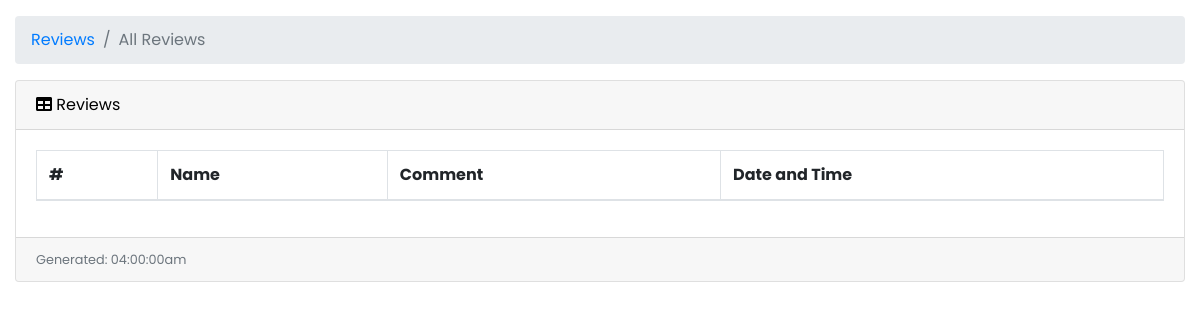
The page /user/reviews.php (signed in) on the database as committed earlier.
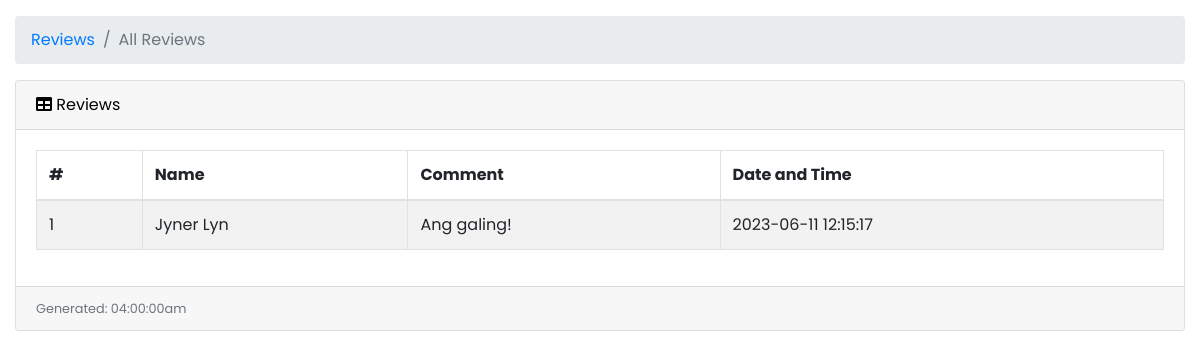
The same page on the database as committed later.
### tables this page shows
CREATE TABLE `route` (
  `route_id` int(11) NOT NULL,
  `car_id` int(11) NOT NULL,
  `pickup_loc` varchar(255) NOT NULL,
  `dropoff_loc` varchar(255) NOT NULL,
  `departure` datetime NOT NULL DEFAULT current_timestamp(),
  `est_arrival_time` time NOT NULL,
  `route_status` varchar(15) NOT NULL,
  `cancellation_reason` varchar(255) DEFAULT NULL,
  `created_at` timestamp NOT NULL DEFAULT current_timestamp(),
  `updated_at` timestamp NOT NULL DEFAULT current_timestamp() ON UPDATE current_timestamp()
);

CREATE TABLE `user_profile` (
  `user_id` int(11) NOT NULL,
  `profile_photo` varchar(255) DEFAULT NULL,
  `first_name` varchar(30) NOT NULL,
  `middle_name` varchar(30) NOT NULL,
  `last_name` varchar(30) NOT NULL,
  `city_id` int(11) NOT NULL,
  `nationality` varchar(30) NOT NULL,
  `gender` varchar(10) NOT NULL,
  `birthdate` date NOT NULL,
  `email` varchar(50) NOT NULL,
  `password` varchar(255) NOT NULL,
  `ticket_balance` varchar(255) DEFAULT NULL,
  `role` varchar(255) NOT NULL,
  `is_vaxxed` tinyint(1) NOT NULL DEFAULT 0,
  `vax_card` varchar(255) DEFAULT NULL,
  `is_agree` tinyint(1) NOT NULL DEFAULT 1,
  `created_at` timestamp NOT NULL DEFAULT current_timestamp(),
  `updated_at` timestamp NOT NULL DEFAULT current_timestamp() ON UPDATE current_timestamp()
);

CREATE TABLE `review` (
  `review_id` int(11) NOT NULL,
  `booking_id` int(11) NOT NULL,
  `comment` varchar(300) NOT NULL,
  `created_at` timestamp NOT NULL DEFAULT current_timestamp(),
  `updated_at` timestamp NOT NULL DEFAULT current_timestamp() ON UPDATE current_timestamp()
);

CREATE TABLE `car` (
  `car_id` int(11) NOT NULL,
  `user_id` int(11) NOT NULL,
  `car_photo` varchar(255) DEFAULT NULL,
  `brand` varchar(255) NOT NULL,
  `model` varchar(255) NOT NULL,
  `color` varchar(255) NOT NULL,
  `type` varchar(255) NOT NULL,
  `seat_count` int(2) NOT NULL,
  `car_status` varchar(10) NOT NULL,
  `qr_code` varchar(255) DEFAULT NULL,
  `created_at` timestamp NOT NULL DEFAULT current_timestamp(),
  `updated_at` timestamp NOT NULL DEFAULT current_timestamp() ON UPDATE current_timestamp()
);

### user/reviews.php (the view, shortened to what the changed rows need)
<?php
include('../db.php');
?>
<!DOCTYPE html>
<html lang="en">
<head>
    <link href="vendor/fontawesome-free/css/all.min.css" rel="stylesheet" type="text/css">
    <link href="vendor/datatables/dataTables.bootstrap4.css" rel="stylesheet">
    <link href="vendor/css/sb-admin.css" rel="stylesheet">
</head>
<body id="page-top">
    <div id="wrapper">
        <div id="content-wrapper">
            <div class="container-fluid">
                <?php
                if ($_SESSION['role'] == "City Admin" || $_SESSION['role'] == "Main Admin") {
                ?>
                    <div class="card mb-3">
                        <div class="card-header">
                            <i class="fas fa-table"></i>
                            Reviews
                        </div>
                        <div class="card-body">
                            <div class="table-responsive">
                                <table class="table table-bordered table-striped table-hover" id="dataTable" width="100%" cellspacing="0">
                                    <thead>
                                        <tr>
                                            <th>#</th>
                                            <th>Name</th>
                                            <th>Comment</th>
                                            <th>Date and Time</th>
                                        </tr>
                                    </thead>
                                    <tbody>
                                        <?php
                                        $ret = "SELECT rev.*, up.first_name, up.last_name
                                                FROM review rev
                                                INNER JOIN booking b ON rev.booking_id = b.booking_id
                                                INNER JOIN user_profile up ON b.user_id = up.user_id
                                                ORDER BY created_at ASC";
                                        $stmt = $db->prepare($ret);
                                        $stmt->execute();
                                        $result = $stmt->get_result();
                                        $cnt = 1;
                                        while ($row = $result->fetch_assoc()) {
                                            echo "<tr>";
                                            echo "<td>" . $cnt . "</td>";
                                            echo "<td>" . $row['first_name'] . " " . $row['last_name'] . "</td>";
                                            echo "<td>" . $row['comment'] . "</td>";
                                            echo "<td>" . $row['created_at'] . "</td>";
                                            echo "</tr>";
                                            $cnt++;
                                        }
                                        ?>
                                    </tbody>
                                </table>
                            </div>
                        </div>
                        <div class="card-footer small text-muted">
                            <?php
                            date_default_timezone_set("Africa/Nairobi");
                            echo "Generated: " . date("h:i:sa");
                            ?>
                        </div>
                    </div>
                <?php
                } elseif ($_SESSION['role'] == "Driver") {
                ?>
                    <div class="card mb-3">
                        <div class="card-body">
                            <div class="table-responsive">
                                <table class="table table-bordered table-striped table-hover" id="dataTable" width="100%" cellspacing="0">
                                    <thead>
                                        <tr>
                                            <th>#</th>
                                            <th>Name</th>
                                            <th>Comment</th>
                                            <th>Date and Time</th>
                                        </tr>
                                    </thead>
                                    <tbody>
                                        <?php
                                        $user_id = $_SESSION['user_id'];
                                        $ret = "SELECT r.*, rev.comment, p.ticket_amount, p.payment_to, p.payment_status, up.first_name, up.last_name, c.*
                                      FROM route r
                                      INNER JOIN seat s ON r.route_id = s.route_id
                                      INNER JOIN booking b ON s.seat_id = b.seat_id
                                      INNER JOIN review rev ON b.booking_id = rev.booking_id
                                      INNER JOIN payment p ON b.booking_id = p.booking_id
                                      INNER JOIN user_profile up ON b.user_id = up.user_id
                                      INNER JOIN car c ON r.car_id = c.car_id
                                      WHERE c.user_id = ?";
                                        $stmt = $db->prepare($ret);
                                        $stmt->bind_param("i", $user_id);
                                        $stmt->execute();
                                        $result = $stmt->get_result();
                                        $cnt = 1;
                                        while ($row = $result->fetch_assoc()) {
                                            echo "<tr>";
                                            echo "<td>" . $cnt . "</td>";
                                            echo "<td>" . $row['first_name'] . " " . $row['last_name'] . "</td>";
                                            echo "<td>" . $row['comment'] . "</td>";
                                            echo "<td>" . $row['created_at'] . "</td>";
                                            echo "</tr>";
                                            $cnt++;
                                        }
                                        ?>
                                    </tbody>
                                </table>
                            </div>
                        </div>
                    </div>
                <?php
                }
                ?>
            </div>
        </div>
</body>
</html>

Rows that differ between the two databases and show on the page:
added route: user_profile.first_name "Jyner", user_profile.last_name "Lyn", review.comment "Ang galing!", car.created_at "2023-06-11 12:15:17"
